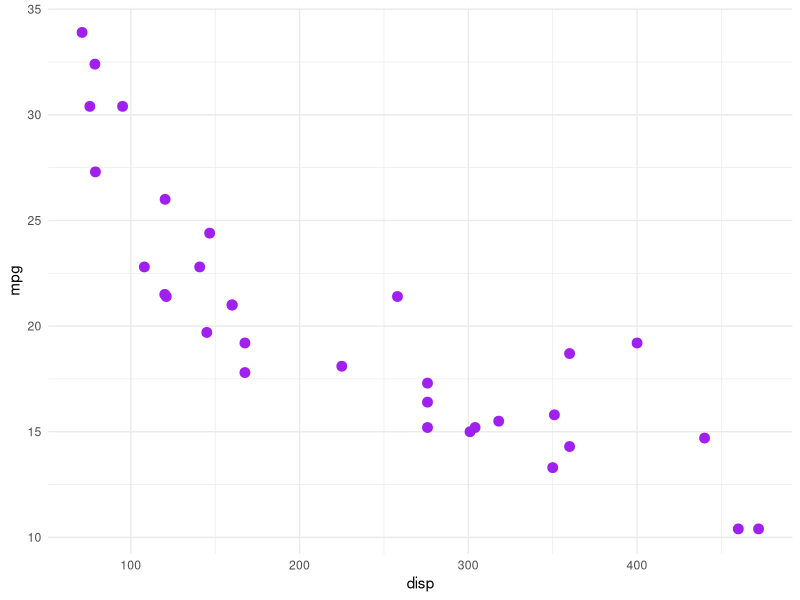
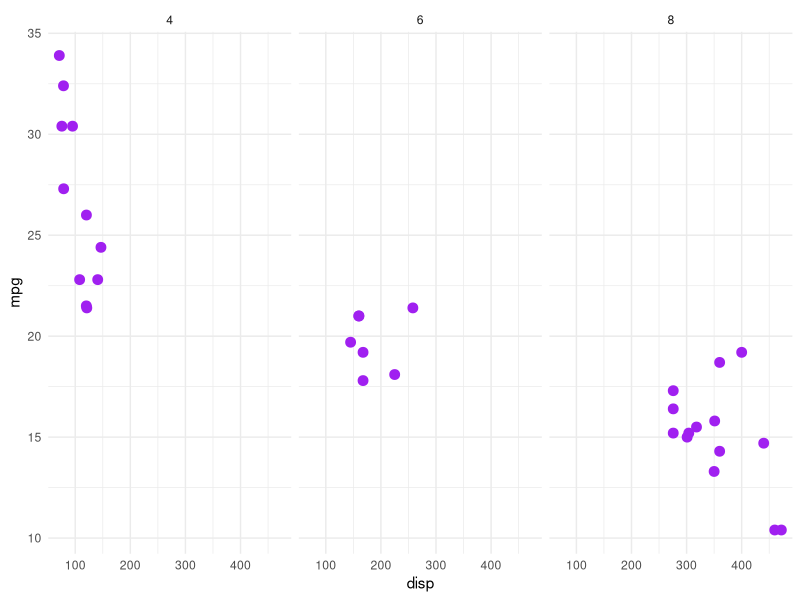

The R script that drew these images, in order: (Note: this script raises an error after producing the figures.)
## ---- chunk 1
knitr::opts_chunk$set(echo = TRUE)
library(tidyverse)
library(gganimate)
theme_set(theme_minimal())
## ---- chunk 2
cars_plot <- ggplot(mtcars, aes(disp, mpg), ) + 
  geom_point(colour = "purple", size = 3) 
cars_plot

## ---- chunk 3
cars_plot + facet_wrap(~cyl)

## ---- chunk 4
cars_plot + transition_manual(cyl) +
  labs(title = "{current_frame}")
